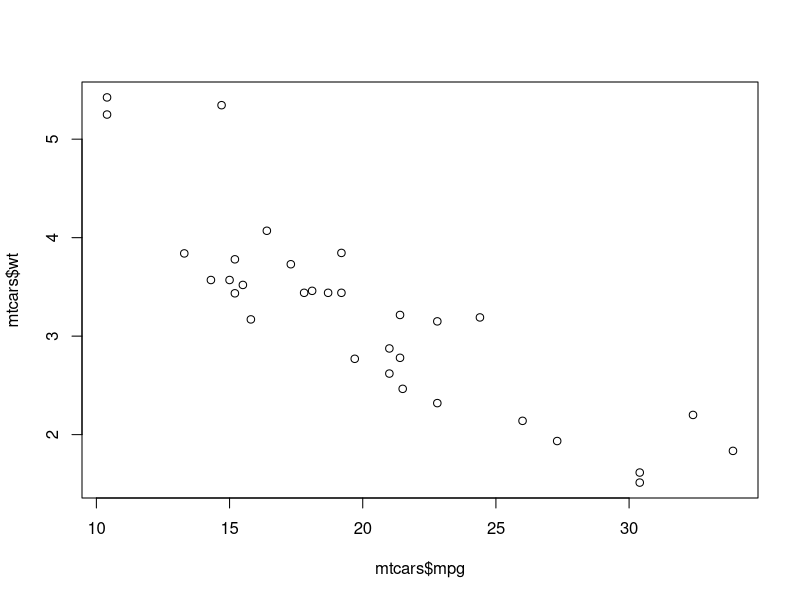
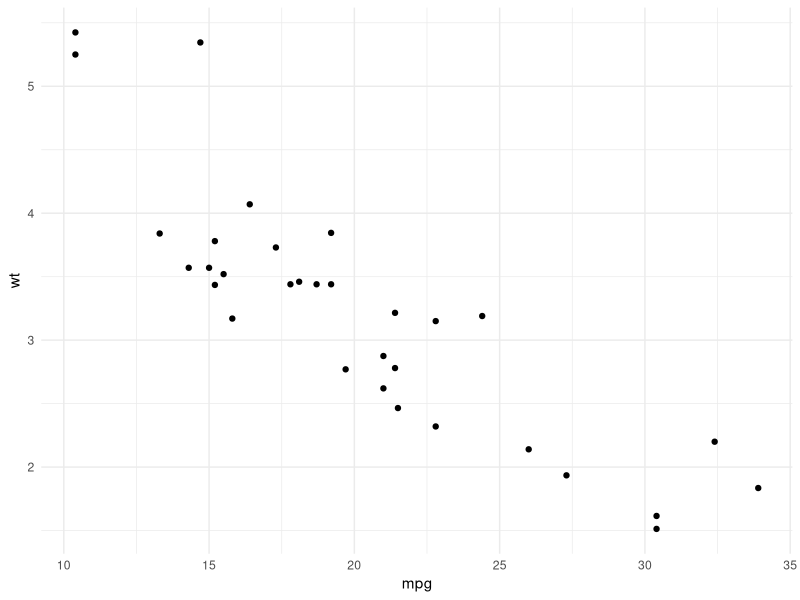

Recreate these plots in R, in order.
# settings ----------------------------------------------------------------
library(tidyverse)


# explore -----------------------------------------------------------------
str(mtcars)


# summarize ---------------------------------------------------------------
mtcars |>
  group_by(cyl) |>
  summarise(
    mean_mpg = mean(mpg),
    sd_mpg = sd(mpg),
    min_mpg = min(mpg),
    max_mpg = max(mpg)
  ) |>
  ungroup()


# Plot -----
plot(mtcars$mpg, mtcars$wt)

# ggplot2 equivalent
mtcars |>
  ggplot(aes(x = mpg, y = wt)) +
  geom_point() +
  theme_minimal()